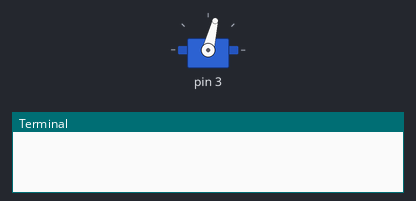
Bench run of a program on a simulated Raspberry Pi (header pin numbers). Shown: servo, the last lines printed to the terminal. Servo angles are drawn from the pulse width (0.5 ms = 0°, 2.5 ms = 180°).

Above: at 0.1 s.
At 2.1 s:
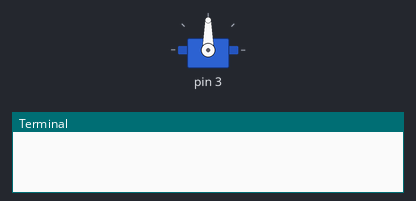
At 4.1 s:
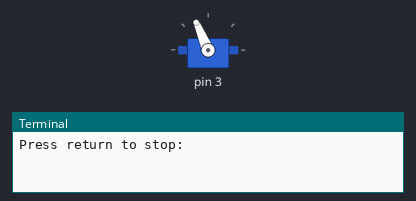
Timing chart, 0 to 5.6 s (numbered marks = the images above):
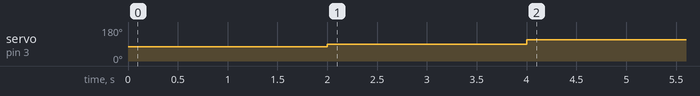

The program:

gpio_utils.py
```python
import RPi.GPIO as gpio
import time

# Handles GPIO operations

PIN_STEERING_SERVO = 03
IS_INITIALIZED = False

def initialize():
	gpio.setmode(gpio.BOARD)
	IS_INITIALIZED = True

def create_output_gpio(pin, frequencyHz):
	if not IS_INITIALIZED:
		initialize()
	gpio.setup(pin, gpio.OUT)
	return gpio.PWM(pin, frequencyHz)

def create_input(pin):
	if not IS_INITIALIZED:
		initialize()
	gpio.setup(pin, gpio.IN)

def create_output(gpio):
	if not IS_INITIALIZED:
		initialize()
	gpio.setup(pin, gpio.OUT)

def write(pin, value):
	if not IS_INITIALIZED:
		initialize()
	gpio.output(pin, value)

def read(pin):
	if not IS_INITIALIZED:
		initialize()
	return gpio.input(pin)

#Test
initialize()
pwmObject = create_output_gpio(PIN_STEERING_SERVO,50)
pwmObject.start(6.7) #Min
time.sleep(2)
pwmObject.start(7.5) #Neutral
time.sleep(2)
pwmObject.start(8.8) #Max

raw_input('Press return to stop:')

write(PIN_STEERING_SERVO, False)
pwmObject.ChangeDutyCycle(0)
pwmObject.stop()
gpio.cleanup()
```
